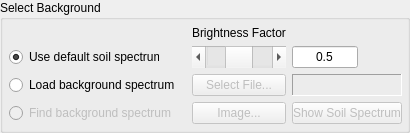
        <widget class="QGroupBox" name="groupBox_4">
         <property name="minimumSize">
          <size>
           <width>0</width>
           <height>0</height>
          </size>
         </property>
         <property name="maximumSize">
          <size>
           <width>16777215</width>
           <height>16777215</height>
          </size>
         </property>
         <property name="whatsThis">
          <string>&lt;html&gt;&lt;head/&gt;&lt;body&gt;&lt;p&gt;Choose to either&lt;/p&gt;&lt;p&gt;...use the models' default soil spectra from literature (and adjust the brightness factor with 1 being the bright representation and 0 being the dark representationl)&lt;/p&gt;&lt;p&gt;...load your own background spectrum&lt;/p&gt;&lt;p&gt;...locate a background spectrum in an image and use it as background for the model output&lt;/p&gt;&lt;/body&gt;&lt;/html&gt;</string>
         </property>
         <property name="title">
          <string>Select Background</string>
         </property>
         <property name="checkable">
          <bool>false</bool>
         </property>
         <layout class="QGridLayout" name="gridLayout_13" columnstretch="0,0,0,0">
          <property name="leftMargin">
           <number>6</number>
          </property>
          <property name="topMargin">
           <number>6</number>
          </property>
          <property name="rightMargin">
           <number>5</number>
          </property>
          <property name="bottomMargin">
           <number>6</number>
          </property>
          <property name="verticalSpacing">
           <number>6</number>
          </property>
          <item row="1" column="3">
           <widget class="QLineEdit" name="psoil_lineEdit">
            <property name="sizePolicy">
             <sizepolicy hsizetype="Preferred" vsizetype="Preferred">
              <horstretch>0</horstretch>
              <verstretch>0</verstretch>
             </sizepolicy>
            </property>
            <property name="maximumSize">
             <size>
              <width>66</width>
              <height>16777215</height>
             </size>
            </property>
            <property name="whatsThis">
             <string/>
            </property>
            <property name="text">
             <string>0.5</string>
            </property>
            <property name="alignment">
             <set>Qt::AlignCenter</set>
            </property>
           </widget>
          </item>
          <item row="5" column="2">
           <widget class="QPushButton" name="push_SelectFile">
            <property name="enabled">
             <bool>false</bool>
            </property>
            <property name="sizePolicy">
             <sizepolicy hsizetype="Preferred" vsizetype="Preferred">
              <horstretch>0</horstretch>
              <verstretch>0</verstretch>
             </sizepolicy>
            </property>
            <property name="maximumSize">
             <size>
              <width>32000</width>
              <height>16777215</height>
             </size>
            </property>
            <property name="text">
             <string>Select File...</string>
            </property>
            <property name="autoExclusive">
             <bool>false</bool>
            </property>
           </widget>
          </item>
          <item row="5" column="0">
           <widget class="QRadioButton" name="B_LoadBackSpec">
            <property name="enabled">
             <bool>true</bool>
            </property>
            <property name="sizePolicy">
             <sizepolicy hsizetype="Preferred" vsizetype="Preferred">
              <horstretch>0</horstretch>
              <verstretch>0</verstretch>
             </sizepolicy>
            </property>
            <property name="maximumSize">
             <size>
              <width>32000</width>
              <height>16777215</height>
             </size>
            </property>
            <property name="text">
             <string>Load background spectrum</string>
            </property>
           </widget>
          </item>
          <item row="0" column="2">
           <widget class="QLabel" name="BrightFac_Text">
            <property name="maximumSize">
             <size>
              <width>32000</width>
              <height>16777215</height>
             </size>
            </property>
            <property name="text">
             <string>Brightness Factor</string>
            </property>
           </widget>
          </item>
          <item row="1" column="0" colspan="2">
           <widget class="QRadioButton" name="B_DefSoilSpec">
            <property name="sizePolicy">
             <sizepolicy hsizetype="Preferred" vsizetype="Preferred">
              <horstretch>0</horstretch>
              <verstretch>0</verstretch>
             </sizepolicy>
            </property>
            <property name="maximumSize">
             <size>
              <width>150</width>
              <height>16777215</height>
             </size>
            </property>
            <property name="text">
             <string>Use default soil spectrum</string>
            </property>
            <property name="checked">
             <bool>true</bool>
            </property>
           </widget>
          </item>
          <item row="1" column="2">
           <widget class="QScrollBar" name="psoil_Slide">
            <property name="sizePolicy">
             <sizepolicy hsizetype="Preferred" vsizetype="Preferred">
              <horstretch>0</horstretch>
              <verstretch>0</verstretch>
             </sizepolicy>
            </property>
            <property name="minimum">
             <number>0</number>
            </property>
            <property name="maximum">
             <number>10000</number>
            </property>
            <property name="singleStep">
             <number>100</number>
            </property>
            <property name="pageStep">
             <number>1000</number>
            </property>
            <property name="value">
             <number>5000</number>
            </property>
            <property name="sliderPosition">
             <number>5000</number>
            </property>
            <property name="orientation">
             <enum>Qt::Horizontal</enum>
            </property>
           </widget>
          </item>
          <item row="6" column="2">
           <widget class="QPushButton" name="push_Image">
            <property name="enabled">
             <bool>false</bool>
            </property>
            <property name="sizePolicy">
             <sizepolicy hsizetype="Preferred" vsizetype="Preferred">
              <horstretch>0</horstretch>
              <verstretch>0</verstretch>
             </sizepolicy>
            </property>
            <property name="maximumSize">
             <size>
              <width>100</width>
              <height>16777215</height>
             </size>
            </property>
            <property name="text">
             <string>Image...</string>
            </property>
           </widget>
          </item>
          <item row="6" column="0">
           <widget class="QRadioButton" name="B_FindBackSpec">
            <property name="enabled">
             <bool>false</bool>
            </property>
            <property name="sizePolicy">
             <sizepolicy hsizetype="Preferred" vsizetype="Preferred">
              <horstretch>0</horstretch>
              <verstretch>0</verstretch>
             </sizepolicy>
            </property>
            <property name="maximumSize">
             <size>
              <width>32000</width>
              <height>16777215</height>
             </size>
            </property>
            <property name="text">
             <string>Find background spectrum</string>
            </property>
           </widget>
          </item>
          <item row="6" column="3">
           <widget class="QPushButton" name="push_ShowSoilSpec">
            <property name="enabled">
             <bool>false</bool>
            </property>
            <property name="sizePolicy">
             <sizepolicy hsizetype="Preferred" vsizetype="Preferred">
              <horstretch>0</horstretch>
              <verstretch>0</verstretch>
             </sizepolicy>
            </property>
            <property name="maximumSize">
             <size>
              <width>110</width>
              <height>16777215</height>
             </size>
            </property>
            <property name="text">
             <string>Show Soil Spectrum</string>
            </property>
           </widget>
          </item>
          <item row="5" column="3">
           <widget class="QLabel" name="BackSpec_label">
            <property name="frameShape">
             <enum>QFrame::Panel</enum>
            </property>
            <property name="frameShadow">
             <enum>QFrame::Sunken</enum>
            </property>
            <property name="text">
             <string/>
            </property>
           </widget>
          </item>
         </layout>
        </widget>
